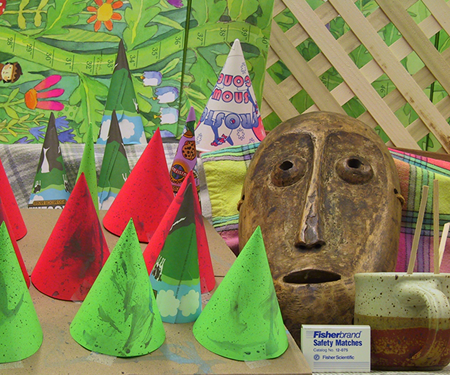
#> input picture assets/images/left.png, 450 x 375 px, found by its file name
$ python 09_depth_estimation.py
#> lines starting #> are read from the running program, lines starting #| are printed output that depends on the picture
"""
Stereo Disparity Map

This script calculates depth information from a stereo pair of images (Left & Right).

Steps:
1. Load left and right grayscale images.
2. Make sure both images are the same size.
3. Optionally scale images down for faster computation and easier visualization.
4. Create a StereoBM object and compute disparity:
   - disparity = difference in pixel positions between left & right images.
5. Normalize the disparity map for display.
6. Display left, right, and disparity images.
The brighter areas in disparity map indicate closer objects, darker areas indicate farther objects.
"""

import cv2
import numpy as np

# File paths
imgL_path = r"assets/images/left.png"
imgR_path = r"assets/images/right.png"

# Read images in grayscale
imgL = cv2.imread(imgL_path, 0)
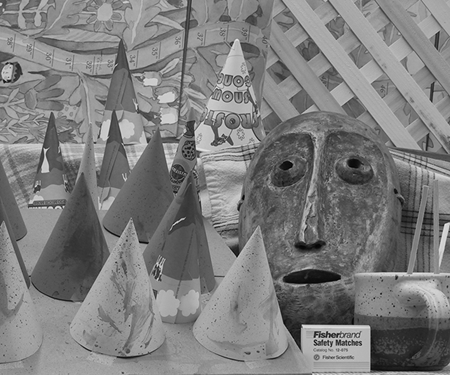
#> imgL: shape (375, 450); min 0, max 235, mean 125
imgR = cv2.imread(imgR_path, 0)
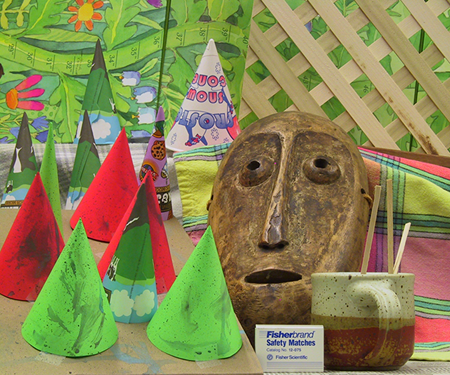
#> input picture assets/images/right.png, 450 x 375 px, found by its file name
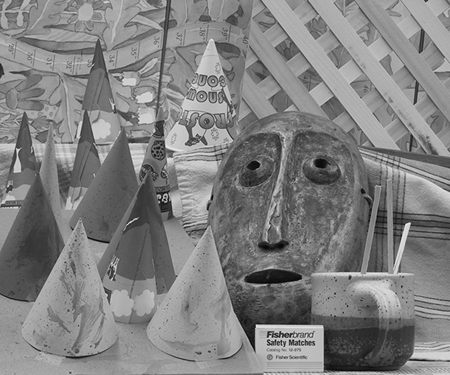
#> imgR: shape (375, 450); min 0, max 243, mean 128.4

# Check if files are loaded correctly
if imgL is None or imgR is None:
    raise FileNotFoundError("Left or Right image path is incorrect or file is missing.")

# Make sure both images have same size
imgR = cv2.resize(imgR, (imgL.shape[1], imgL.shape[0]))

# Optional scaling for better visualization
scale = 0.5
if scale != 1.0:
    imgL = cv2.resize(imgL, (0,0), fx=scale, fy=scale)
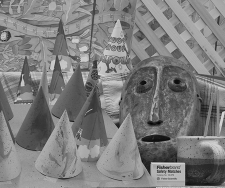
#> imgL: shape (188, 225); min 6, max 218, mean 125.2
    imgR = cv2.resize(imgR, (0,0), fx=scale, fy=scale)
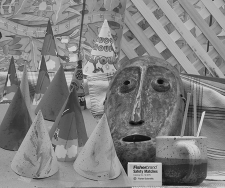
#> imgR: shape (188, 225); min 10, max 223, mean 128.6

# StereoBM parameters
num_disparities = 16*5  # must be divisible by 16
block_size = 15          # must be odd

stereo = cv2.StereoBM_create(numDisparities=num_disparities, blockSize=block_size)
disparity = stereo.compute(imgL, imgR)
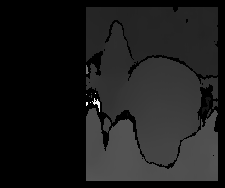
#> disparity: shape (188, 225) int16; min -16, max 1230, mean 124.6; drawn with min black and max white

# Normalize for display
disp_vis = cv2.normalize(disparity, None, 0, 255, cv2.NORM_MINMAX)
disp_vis = np.uint8(disp_vis)

cv2.imshow('Left Image', imgL)
cv2.imshow('Right Image', imgR)
cv2.imshow('Disparity Map', disp_vis)

cv2.waitKey(0)
cv2.destroyAllWindows()
